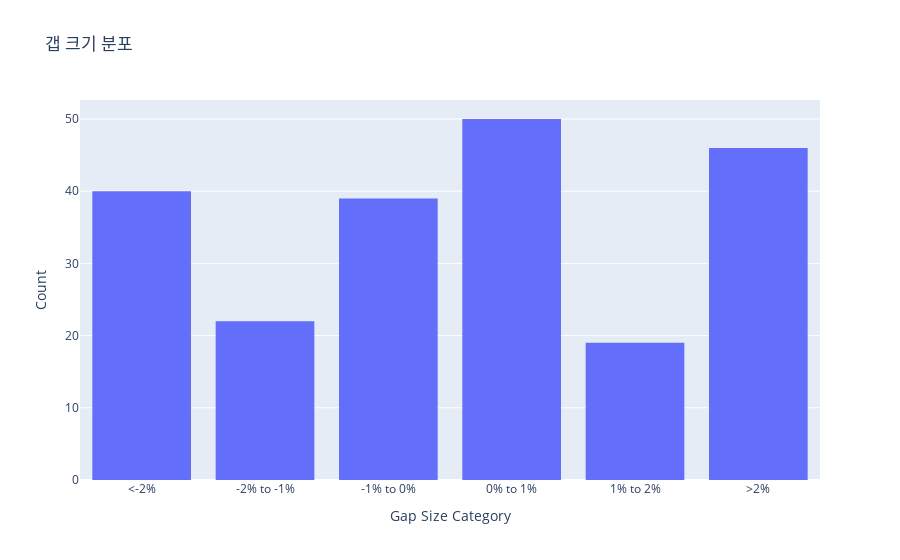
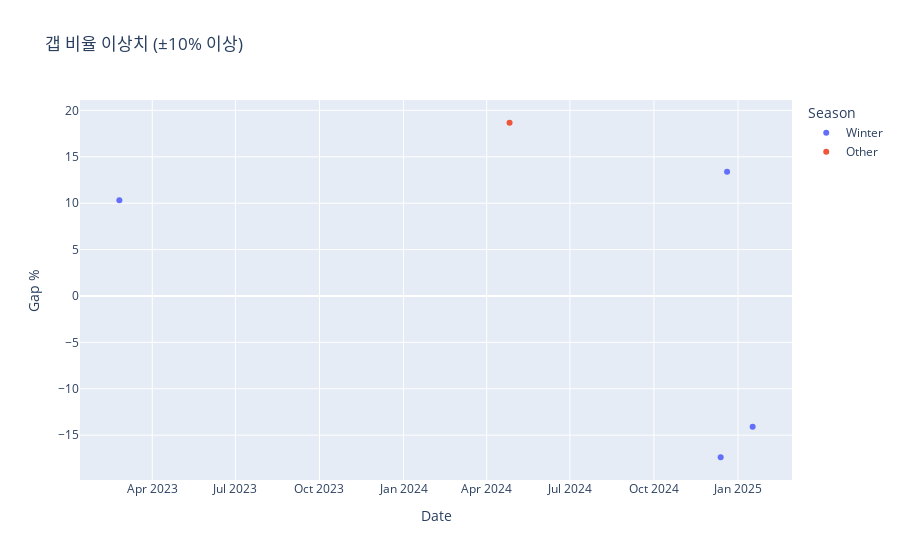

The cell these charts' notebook holds for them, in order:
### Markdown cell above
- **갭 정의 및 범주화**
  - 갭 방향: 상승/하락/없음
  - 갭 크기: 절대값 기준 범주화

- **월별/계절별 분석**
  - 월별 갭 방향 비율
  - 겨울철(11-2월) vs 여름철(5-8월) 비교
  - 연도별/월별 갭 패턴

- **특이 케이스 분석**
  - 비정상 갭(±10% 이상) 탐지
  - 계절성 영향 확인

### Code cell
import pandas as pd
import matplotlib.pyplot as plt
import plotly.express as px
import seaborn as sns

# 1. 데이터 로드
data_friday = pd.read_csv('processed_natural_gas_data.csv')
data_friday['Date'] = pd.to_datetime(data_friday['Date'])
data_friday.set_index('Date', inplace=True)

# 2. 갭 방향 정의
def classify_gap(gap_pct):
    if gap_pct > 0.5:
        return 'Up'
    elif gap_pct < -0.5:
        return 'Down'
    else:
        return 'Neutral'

data_friday['Gap_Direction'] = data_friday['Gap_Pct'].apply(classify_gap)

# 3. 갭 크기 범주화
bins = [-float('inf'), -2, -1, 0, 1, 2, float('inf')]
labels = ['<-2%', '-2% to -1%', '-1% to 0%', '0% to 1%', '1% to 2%', '>2%']
data_friday['Gap_Size_Category'] = pd.cut(data_friday['Gap_Pct'], bins=bins, labels=labels)

# 4. 월별 갭 비율 계산
data_friday['Month'] = data_friday.index.month
monthly_gap_direction = data_friday.groupby('Month')['Gap_Direction'].value_counts(normalize=True).unstack().fillna(0)

# 5. 시각화 1: 월별 갭 방향 비율
monthly_gap_direction.plot(kind='bar', stacked=True, figsize=(10, 6), colormap='Set2')
plt.title('월별 갭 방향 비율 (Up/Down/Neutral)')
plt.xlabel('Month')
plt.ylabel('Ratio')
plt.legend(title='Gap Direction')
plt.show()

# 6. 시각화 2: 갭 크기 분포
fig = px.histogram(data_friday, x='Gap_Size_Category', title='갭 크기 분포',
                   category_orders={'Gap_Size_Category': labels})
fig.update_layout(xaxis_title='Gap Size Category', yaxis_title='Count')
fig.show()

# 디벨롭 1: 계절성 분석 강화
def classify_season(month):
    if month in [11, 12, 1, 2]:
        return 'Winter'
    elif month in [5, 6, 7, 8]:
        return 'Summer'
    else:
        return 'Other'

data_friday['Season'] = data_friday['Month'].apply(classify_season)
seasonal_gap = data_friday.groupby('Season')['Gap_Direction'].value_counts(normalize=True).unstack().fillna(0)

# 시각화 3: 계절별 갭 방향 비율
seasonal_gap.plot(kind='bar', stacked=True, figsize=(8, 5), colormap='Set3')
plt.title('계절별 갭 방향 비율 (Winter vs Summer)')
plt.xlabel('Season')
plt.ylabel('Ratio')
plt.legend(title='Gap Direction')
plt.show()

# 디벨롭 2: 이상치 탐지
outliers = data_friday[abs(data_friday['Gap_Pct']) >= 10]
print("\n갭 비율 이상치 (±10% 이상):")
print(outliers[['Close', 'MondayOpen', 'Gap_Pct', 'Season']])

if not outliers.empty:
    fig = px.scatter(outliers, x=outliers.index, y='Gap_Pct', color='Season',
                     title='갭 비율 이상치 (±10% 이상)',
                     labels={'Gap_Pct': 'Gap %', 'index': 'Date'})
    fig.show()
else:
    print("이상치(±10% 이상)가 없습니다.")

# 연도별-월별 갭 분석
data_friday['Year'] = data_friday.index.year
data_friday['Month'] = data_friday.index.month

# 연도별-월별 갭 방향 비율 계산
year_month_gap = data_friday.groupby(['Year', 'Month'])['Gap_Direction'].value_counts(normalize=True).unstack().fillna(0)

# 갭 상승 비율 히트맵
year_month_gap_up = year_month_gap['Up'].unstack()
plt.figure(figsize=(10, 6))
sns.heatmap(year_month_gap_up, annot=True, cmap='YlGnBu', fmt='.2f')
plt.title('연도별-월별 갭 상승 비율 히트맵')
plt.xlabel('Month')
plt.ylabel('Year')
plt.show()

# 갭 하락 비율 히트맵
year_month_gap_down = year_month_gap['Down'].unstack()
plt.figure(figsize=(10, 6))
sns.heatmap(year_month_gap_down, annot=True, cmap='YlOrRd', fmt='.2f')
plt.title('연도별-월별 갭 하락 비율 히트맵')
plt.xlabel('Month')
plt.ylabel('Year')
plt.show()

# 대안: 갭 상승-하락 비율 차이 히트맵
year_month_gap_diff = (year_month_gap['Up'] - year_month_gap['Down']).unstack()
plt.figure(figsize=(10, 6))
sns.heatmap(year_month_gap_diff, annot=True, cmap='RdBu', fmt='.2f', center=0)
plt.title('연도별-월별 갭 상승-하락 비율 차이 히트맵 (Up - Down)')
plt.xlabel('Month')
plt.ylabel('Year')
plt.show()

# 연도별-월별 평균 갭 비율 계산 및 시각화
year_month_avg_gap = data_friday.groupby(['Year', 'Month'])['Gap_Pct'].mean().unstack()

# 시각화: 연도별-월별 평균 갭 비율 히트맵
plt.figure(figsize=(10, 6))
sns.heatmap(year_month_avg_gap, annot=True, cmap='RdBu', fmt='.2f', center=0)
plt.title('연도별-월별 평균 갭 비율 히트맵')
plt.xlabel('Month')
plt.ylabel('Year')
plt.show()

### Figure 1 — Plotly figure (JSON) as saved in the notebook; plotly's stock layout.template omitted (floating-point values rounded to 4 significant figures; data arrays with more than 128 entries replaced by an {"elided": "..."} marker saying what was removed)
{"data": [{"alignmentgroup": "True", "bingroup": "x", "hovertemplate": "Gap_Size_Category=%{x}<br>count=%{y}<extra></extra>", "legendgroup": "", "marker": {"color": "#636efa", "pattern": {"shape": ""}}, "name": "", "offsetgroup": "", "orientation": "v", "showlegend": false, "type": "histogram", "x": {"elided": "216 str values"}, "xaxis": "x", "yaxis": "y"}], "layout": {"barmode": "relative", "legend": {"tracegroupgap": 0}, "title": {"text": "갭 크기 분포"}, "xaxis": {"anchor": "y", "categoryarray": ["<-2%", "-2% to -1%", "-1% to 0%", "0% to 1%", "1% to 2%", ">2%"], "categoryorder": "array", "domain": [0, 1], "title": {"text": "Gap Size Category"}}, "yaxis": {"anchor": "x", "domain": [0, 1], "title": {"text": "Count"}}}}

### Figure 2 — Plotly figure (JSON) as saved in the notebook; plotly's stock layout.template omitted (floating-point values rounded to 4 significant figures)
{"data": [{"hovertemplate": "Season=Winter<br>Date=%{x}<br>Gap %=%{y}<extra></extra>", "legendgroup": "Winter", "marker": {"color": "#636efa", "symbol": "circle"}, "mode": "markers", "name": "Winter", "orientation": "v", "showlegend": true, "type": "scatter", "x": ["2023-02-24T00:00:00", "2024-12-13T00:00:00", "2024-12-20T00:00:00", "2025-01-17T00:00:00"], "xaxis": "x", "y": [10.32, -17.38, 13.39, -14.08], "yaxis": "y"}, {"hovertemplate": "Season=Other<br>Date=%{x}<br>Gap %=%{y}<extra></extra>", "legendgroup": "Other", "marker": {"color": "#EF553B", "symbol": "circle"}, "mode": "markers", "name": "Other", "orientation": "v", "showlegend": true, "type": "scatter", "x": ["2024-04-26T00:00:00"], "xaxis": "x", "y": [18.67], "yaxis": "y"}], "layout": {"legend": {"title": {"text": "Season"}, "tracegroupgap": 0}, "title": {"text": "갭 비율 이상치 (±10% 이상)"}, "xaxis": {"anchor": "y", "domain": [0, 1], "title": {"text": "Date"}}, "yaxis": {"anchor": "x", "domain": [0, 1], "title": {"text": "Gap %"}}}}
